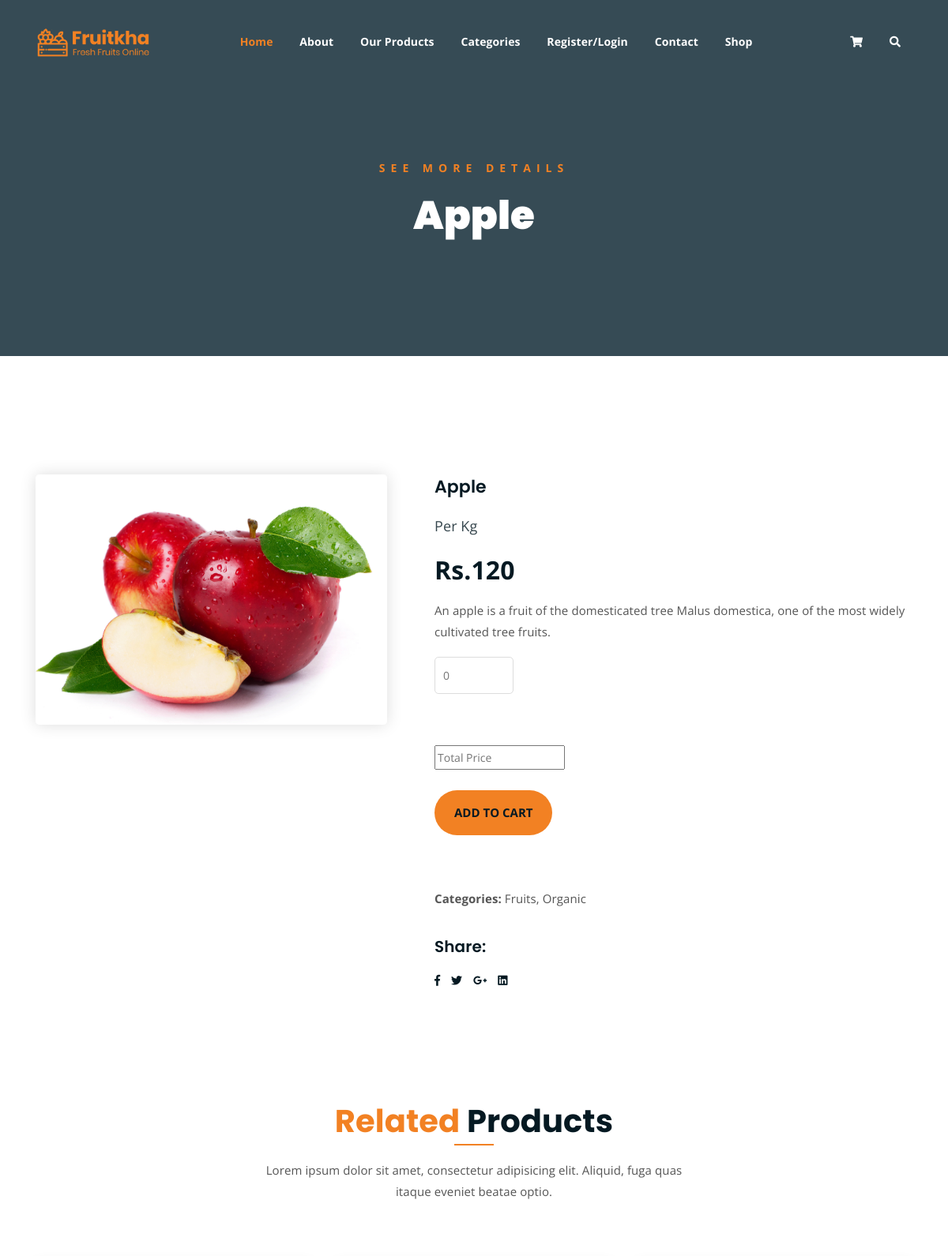
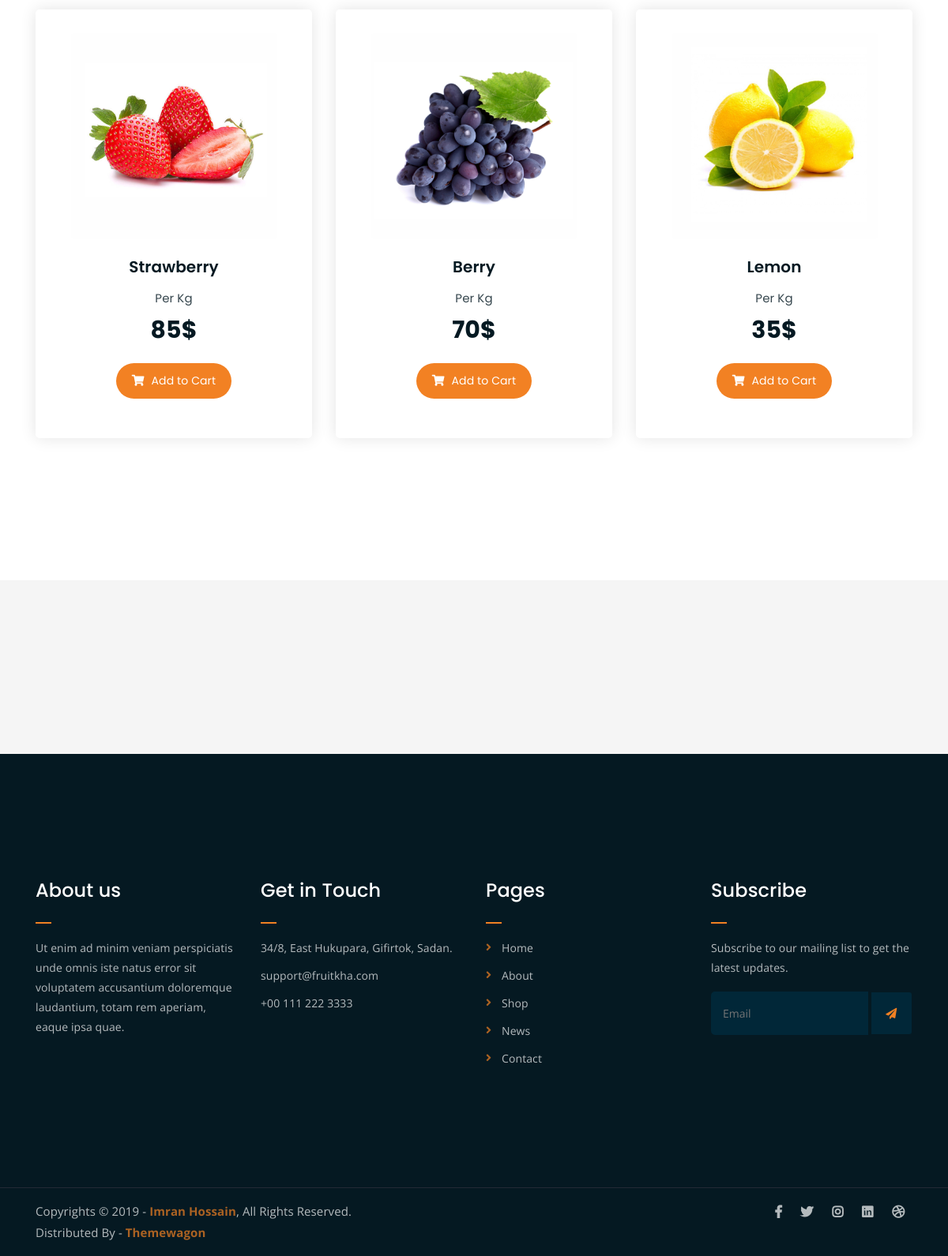
Screenshot of /single_productpage/1/ with the database file from the repository (2 pictures, top to bottom).
### Backend/models.py (models this page shows)
class Productdb(models.Model):
    Category=models.CharField(max_length=100,null=True,blank=True)
    Product_name=models.CharField(max_length=100,null=True,blank=True)
    Product_Image=models.ImageField(upload_to="Product Image",null=True,blank=True)
    Price=models.IntegerField(null=True,blank=True)
    Description=models.CharField(max_length=100,null=True,blank=True)

### WebApp/views.py (the view)
# urls.py: path('single_productpage/<int:pro_id>/',views.single_productpage,name="single_productpage"),
def single_productpage(request,pro_id):
    cat = Categorydb.objects.all()
    data=Productdb.objects.get(id=pro_id)
    return render(request,"Single_Product.html",{'data':data,'cat':cat})

### WebApp/templates/Single_Product.html (shortened to what this page needs)
<!DOCTYPE html>
{% load static %}
<html lang="en">
<head>
	<link rel="stylesheet" href="{% static 'assets/css/all.min.css' %}">
	<link rel="stylesheet" href="{% static 'assets/bootstrap/css/bootstrap.min.css' %}">
	<link rel="stylesheet" href="{% static 'assets/css/owl.carousel.css' %}">
	<link rel="stylesheet" href="{% static 'assets/css/magnific-popup.css' %}">
	<link rel="stylesheet" href="{% static 'assets/css/animate.css' %}">
	<link rel="stylesheet" href="{% static 'assets/css/meanmenu.min.css' %}">
	<link rel="stylesheet" href="{% static 'assets/css/main.css' %}">
	<link rel="stylesheet" href="{% static 'assets/css/responsive.css' %}">
</head>
<body>
	<div class="top-header-area" id="sticker">
		<div class="container">
			<div class="row">
				<div class="col-lg-12 col-sm-12 text-center">
					<div class="main-menu-wrap">
						<div class="site-logo">
							<a href="index.html">
								<img src="{% static 'assets/img/logo.png' %}" alt="">
							</a>
						</div>
						<nav class="main-menu">
							<ul>
								<li class="current-list-item"><a href="{% url 'Home' %}">Home</a>
								</li>
								<li><a href="{% url 'About' %}">About</a></li>
								<li><a href="{% url 'OurProducts' %}">Our Products</a></li>
								<li><a href="#">Categories</a>
								</li>
								{% if request.session.Name %}
								<li><a href="{% url 'userlogout' %}">Welcome,{{request.session.Name}}/Logout</a></li>
								{% else %}
								<li><a href="{% url 'register_page' %}">Register/Login</a></li>
								{%  endif %}
								<li><a href="{% url 'ContactUs' %}">Contact</a></li>
								<li><a href="#">Shop</a>
								</li>
								<li>
									<div class="header-icons">
										<a class="shopping-cart" href="cart.html"><i class="fas fa-shopping-cart"></i></a>
										<a class="mobile-hide search-bar-icon" href="#"><i class="fas fa-search"></i></a>
									</div>
								</li>
							</ul>
						</nav>
					</div>
				</div>
			</div>
		</div>
	</div>
	<div class="breadcrumb-section breadcrumb-bg">
		<div class="container">
			<div class="row">
				<div class="col-lg-8 offset-lg-2 text-center">
					<div class="breadcrumb-text">
						<p>See more Details</p>
						<h1>{{data.Product_name}}</h1>
					</div>
				</div>
			</div>
		</div>
	</div>
	<div class="single-product mt-150 mb-150">
		<div class="container">
			<div class="row">
				<div class="col-md-5">
					<div class="single-product-img">
						<img src="{{data.Product_Image.url}}" alt="">
					</div>
				</div>
				<div class="col-md-7">
					<div class="single-product-content">
						<h3>{{data.Product_name}}</h3>
						<p class="single-product-pricing"><span>Per Kg</span>Rs.{{data.Price}}</p>
						<p>{{data.Description}}</p>
						<div class="single-product-form">
							<form method="post" action="{% url 'save_cart' %}">
								<input type="number" placeholder="0" min="1" id="qty" name="quantity"><br><br>
								<input type="hidden" placeholder="Price" value="{{data.Price}}" id="price" ><br>
								<input type="text" placeholder="Total Price" id="total" name="total">
								<input type="hidden" value="{{request.session.Name}}" readonly name="uname"><br><br>
								<p><input type="submit" value="Add to cart"></p><br><br>
							</form>
							<p><strong>Categories: </strong>Fruits, Organic</p>
						</div>
						<h4>Share:</h4>
						<ul class="product-share">
							<li><a href=""><i class="fab fa-facebook-f"></i></a></li>
							<li><a href=""><i class="fab fa-twitter"></i></a></li>
							<li><a href=""><i class="fab fa-google-plus-g"></i></a></li>
							<li><a href=""><i class="fab fa-linkedin"></i></a></li>
						</ul>
					</div>
				</div>
			</div>
		</div>
	</div>
	<div class="more-products mb-150">
		<div class="container">
			<div class="row">
				<div class="col-lg-8 offset-lg-2 text-center">
					<div class="section-title">
						<h3><span class="orange-text">Related</span> Products</h3>
						<p>Lorem ipsum dolor sit amet, consectetur adipisicing elit. Aliquid, fuga quas itaque eveniet beatae optio.</p>
					</div>
				</div>
			</div>
			<div class="row">
				<div class="col-lg-4 col-md-6 text-center">
					<div class="single-product-item">
						<div class="product-image">
							<a href="single-product.html"><img src="{% static 'assets/img/products/product-img-1.jpg' %}" alt=""></a>
						</div>
						<h3>Strawberry</h3>
						<p class="product-price"><span>Per Kg</span> 85$ </p>
						<a href="cart.html" class="cart-btn"><i class="fas fa-shopping-cart"></i> Add to Cart</a>
					</div>
				</div>
				<div class="col-lg-4 col-md-6 text-center">
					<div class="single-product-item">
						<div class="product-image">
							<a href="single-product.html"><img src="{% static 'assets/img/products/product-img-2.jpg' %}" alt=""></a>
						</div>
						<h3>Berry</h3>
						<p class="product-price"><span>Per Kg</span> 70$ </p>
						<a href="cart.html" class="cart-btn"><i class="fas fa-shopping-cart"></i> Add to Cart</a>
					</div>
				</div>
				<div class="col-lg-4 col-md-6 offset-lg-0 offset-md-3 text-center">
					<div class="single-product-item">
						<div class="product-image">
							<a href="single-product.html"><img src="{% static 'assets/img/products/product-img-3.jpg' %}" alt=""></a>
						</div>
						<h3>Lemon</h3>
						<p class="product-price"><span>Per Kg</span> 35$ </p>
						<a href="cart.html" class="cart-btn"><i class="fas fa-shopping-cart"></i> Add to Cart</a>
					</div>
				</div>
			</div>
		</div>
	</div>
	<div class="logo-carousel-section">
		<div class="container">
			<div class="row">
				<div class="col-lg-12">
					<div class="logo-carousel-inner">
						<div class="single-logo-item">
							<img src="{% static 'assets/img/company-logos/1.png' %}" alt="">
						</div>
						<div class="single-logo-item">
							<img src="{% static 'assets/img/company-logos/2.png' %}" alt="">
						</div>
						<div class="single-logo-item">
							<img src="{% static 'assets/img/company-logos/3.png' %}" alt="">
						</div>
						<div class="single-logo-item">
							<img src="{% static 'assets/img/company-logos/4.png' %}" alt="">
						</div>
					</div>
				</div>
			</div>
		</div>
	</div>
	<div class="footer-area">
		<div class="container">
			<div class="row">
				<div class="col-lg-3 col-md-6">
					<div class="footer-box about-widget">
						<h2 class="widget-title">About us</h2>
						<p>Ut enim ad minim veniam perspiciatis unde omnis iste natus error sit voluptatem accusantium doloremque laudantium, totam rem aperiam, eaque ipsa quae.</p>
					</div>
				</div>
				<div class="col-lg-3 col-md-6">
					<div class="footer-box get-in-touch">
						<h2 class="widget-title">Get in Touch</h2>
						<ul>
							<li>34/8, East Hukupara, Gifirtok, Sadan.</li>
							<li>support@fruitkha.com</li>
							<li>+00 111 222 3333</li>
						</ul>
					</div>
				</div>
				<div class="col-lg-3 col-md-6">
					<div class="footer-box pages">
						<h2 class="widget-title">Pages</h2>
						<ul>
							<li><a href="index.html">Home</a></li>
							<li><a href="about.html">About</a></li>
							<li><a href="services.html">Shop</a></li>
							<li><a href="news.html">News</a></li>
							<li><a href="contact.html">Contact</a></li>
						</ul>
					</div>
				</div>
				<div class="col-lg-3 col-md-6">
					<div class="footer-box subscribe">
						<h2 class="widget-title">Subscribe</h2>
						<p>Subscribe to our mailing list to get the latest updates.</p>
						<form action="index.html">
							<input type="email" placeholder="Email">
							<button type="submit"><i class="fas fa-paper-plane"></i></button>
						</form>
					</div>
				</div>
			</div>
		</div>
	</div>
	<div class="copyright">
		<div class="container">
			<div class="row">
				<div class="col-lg-6 col-md-12">
					<p>Copyrights &copy; 2019 - <a href="https://imransdesign.com/">Imran Hossain</a>,  All Rights Reserved.<br>
						Distributed By - <a href="https://themewagon.com/">Themewagon</a>
					</p>
				</div>
				<div class="col-lg-6 text-right col-md-12">
					<div class="social-icons">
						<ul>
							<li><a href="#" target="_blank"><i class="fab fa-facebook-f"></i></a></li>
							<li><a href="#" target="_blank"><i class="fab fa-twitter"></i></a></li>
							<li><a href="#" target="_blank"><i class="fab fa-instagram"></i></a></li>
							<li><a href="#" target="_blank"><i class="fab fa-linkedin"></i></a></li>
							<li><a href="#" target="_blank"><i class="fab fa-dribbble"></i></a></li>
						</ul>
					</div>
				</div>
			</div>
		</div>
	</div>
</body>
</html>

### rows the page displays
Productdb: Product_name "Apple", Product_Image (picture), Price "120", Description "An apple is a fruit of the domesticated tree Malus domestica, one of the most widely cultivated tree fruits."
